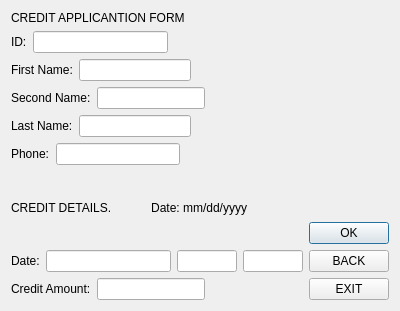
<?xml version="1.0" encoding="UTF-8"?>
<ui version="4.0">
 <class>signUp</class>
 <widget class="QDialog" name="signUp">
  <property name="geometry">
   <rect>
    <x>0</x>
    <y>0</y>
    <width>400</width>
    <height>311</height>
   </rect>
  </property>
  <property name="minimumSize">
   <size>
    <width>400</width>
    <height>300</height>
   </size>
  </property>
  <property name="maximumSize">
   <size>
    <width>400</width>
    <height>16777215</height>
   </size>
  </property>
  <property name="windowTitle">
   <string>MY BANK</string>
  </property>
  <layout class="QVBoxLayout" name="verticalLayout_6">
   <item>
    <layout class="QHBoxLayout" name="horizontalLayout_8">
     <item>
      <layout class="QVBoxLayout" name="verticalLayout_5">
       <item>
        <layout class="QVBoxLayout" name="verticalLayout_2">
         <item>
          <widget class="QLabel" name="label">
           <property name="text">
            <string>CREDIT APPLICANTION FORM</string>
           </property>
          </widget>
         </item>
         <item>
          <layout class="QHBoxLayout" name="horizontalLayout">
           <item>
            <widget class="QLabel" name="label_2">
             <property name="text">
              <string>ID:</string>
             </property>
            </widget>
           </item>
           <item>
            <widget class="QLineEdit" name="lineEdit_ID"/>
           </item>
           <item>
            <spacer name="horizontalSpacer">
             <property name="orientation">
              <enum>Qt::Horizontal</enum>
             </property>
             <property name="sizeHint" stdset="0">
              <size>
               <width>40</width>
               <height>20</height>
              </size>
             </property>
            </spacer>
           </item>
          </layout>
         </item>
         <item>
          <layout class="QHBoxLayout" name="horizontalLayout_2">
           <item>
            <widget class="QLabel" name="label_3">
             <property name="text">
              <string>First Name:</string>
             </property>
            </widget>
           </item>
           <item>
            <widget class="QLineEdit" name="lineEdit_FN"/>
           </item>
           <item>
            <spacer name="horizontalSpacer_2">
             <property name="orientation">
              <enum>Qt::Horizontal</enum>
             </property>
             <property name="sizeHint" stdset="0">
              <size>
               <width>40</width>
               <height>20</height>
              </size>
             </property>
            </spacer>
           </item>
          </layout>
         </item>
         <item>
          <layout class="QHBoxLayout" name="horizontalLayout_3">
           <item>
            <widget class="QLabel" name="label_4">
             <property name="text">
              <string>Second Name:</string>
             </property>
            </widget>
           </item>
           <item>
            <widget class="QLineEdit" name="lineEdit_SN"/>
           </item>
           <item>
            <spacer name="horizontalSpacer_3">
             <property name="orientation">
              <enum>Qt::Horizontal</enum>
             </property>
             <property name="sizeHint" stdset="0">
              <size>
               <width>40</width>
               <height>20</height>
              </size>
             </property>
            </spacer>
           </item>
          </layout>
         </item>
         <item>
          <layout class="QHBoxLayout" name="horizontalLayout_4">
           <item>
            <widget class="QLabel" name="label_5">
             <property name="text">
              <string>Last Name:</string>
             </property>
            </widget>
           </item>
           <item>
            <widget class="QLineEdit" name="lineEdit_LN"/>
           </item>
           <item>
            <spacer name="horizontalSpacer_4">
             <property name="orientation">
              <enum>Qt::Horizontal</enum>
             </property>
             <property name="sizeHint" stdset="0">
              <size>
               <width>40</width>
               <height>20</height>
              </size>
             </property>
            </spacer>
           </item>
          </layout>
         </item>
         <item>
          <layout class="QHBoxLayout" name="horizontalLayout_5">
           <item>
            <widget class="QLabel" name="label_6">
             <property name="text">
              <string>Phone:</string>
             </property>
            </widget>
           </item>
           <item>
            <widget class="QLineEdit" name="lineEdit_P"/>
           </item>
           <item>
            <spacer name="horizontalSpacer_5">
             <property name="orientation">
              <enum>Qt::Horizontal</enum>
             </property>
             <property name="sizeHint" stdset="0">
              <size>
               <width>40</width>
               <height>20</height>
              </size>
             </property>
            </spacer>
           </item>
          </layout>
         </item>
        </layout>
       </item>
       <item>
        <layout class="QVBoxLayout" name="verticalLayout_4">
         <item>
          <widget class="QLabel" name="label_7">
           <property name="text">
            <string>CREDIT DETAILS.            Date: mm/dd/yyyy</string>
           </property>
          </widget>
         </item>
         <item>
          <layout class="QHBoxLayout" name="horizontalLayout_6">
           <item>
            <widget class="QLabel" name="label_8">
             <property name="text">
              <string>Date:</string>
             </property>
            </widget>
           </item>
           <item>
            <widget class="QLineEdit" name="lineEdit_Da1">
             <property name="minimumSize">
              <size>
               <width>125</width>
               <height>21</height>
              </size>
             </property>
             <property name="text">
              <string/>
             </property>
            </widget>
           </item>
           <item>
            <widget class="QLineEdit" name="lineEdit_Da2">
             <property name="minimumSize">
              <size>
               <width>36</width>
               <height>0</height>
              </size>
             </property>
             <property name="text">
              <string/>
             </property>
            </widget>
           </item>
           <item>
            <widget class="QLineEdit" name="lineEdit_Da3">
             <property name="text">
              <string/>
             </property>
            </widget>
           </item>
          </layout>
         </item>
         <item>
          <layout class="QHBoxLayout" name="horizontalLayout_7">
           <item>
            <widget class="QLabel" name="label_9">
             <property name="text">
              <string>Credit Amount:</string>
             </property>
            </widget>
           </item>
           <item>
            <widget class="QLineEdit" name="lineEdit_CrA"/>
           </item>
           <item>
            <spacer name="horizontalSpacer_6">
             <property name="orientation">
              <enum>Qt::Horizontal</enum>
             </property>
             <property name="sizeHint" stdset="0">
              <size>
               <width>40</width>
               <height>20</height>
              </size>
             </property>
            </spacer>
           </item>
          </layout>
         </item>
        </layout>
       </item>
      </layout>
     </item>
     <item>
      <layout class="QVBoxLayout" name="verticalLayout_3">
       <item>
        <widget class="QLabel" name="image">
         <property name="text">
          <string/>
         </property>
        </widget>
       </item>
       <item>
        <layout class="QVBoxLayout" name="verticalLayout">
         <item>
          <widget class="QPushButton" name="pushButton_OK">
           <property name="text">
            <string>OK</string>
           </property>
          </widget>
         </item>
         <item>
          <widget class="QPushButton" name="pushButton_Ba">
           <property name="text">
            <string>BACK</string>
           </property>
          </widget>
         </item>
         <item>
          <widget class="QPushButton" name="pushButton_Ex">
           <property name="text">
            <string>EXIT</string>
           </property>
          </widget>
         </item>
        </layout>
       </item>
      </layout>
     </item>
    </layout>
   </item>
  </layout>
  <zorder></zorder>
 </widget>
 <resources/>
 <connections/>
</ui>
